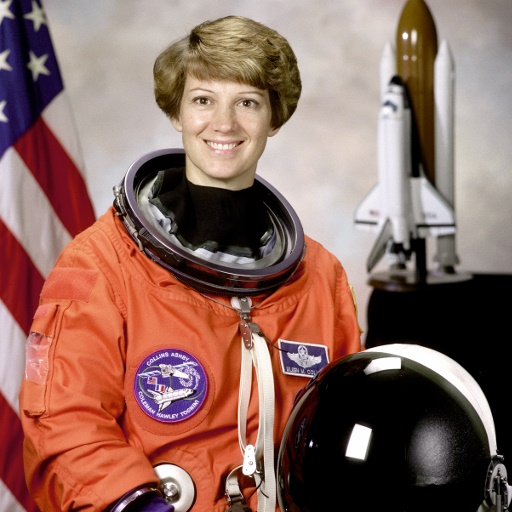
#> input picture Chapter07/images/image.jpg, 512 x 512 px, found by its file name
$ python contours.py   (older library calls are emulated)
#> lines starting #> are read from the running program, lines starting #| are printed output that depends on the picture; after the words box and inside, x2 and y2 are one past the last pixel; in counts of white or black regions, pixels touching at a corner belong together
import cv2
img = cv2.imread('image.jpg')
#> img is the input picture: shape (512, 512, 3); mean B, G, R 96.5, 105.8, 141.6
gray = cv2.cvtColor(img,cv2.COLOR_BGR2GRAY)
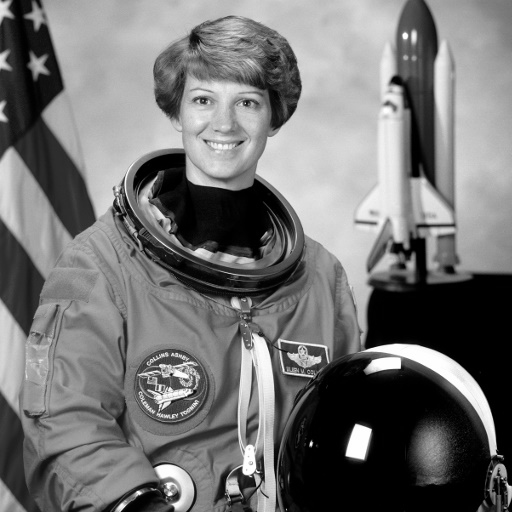
#> gray: shape (512, 512); min 0, max 255, mean 115.4
thresh_img = cv2.threshold(gray,127,255,0)
im, contours, hierarchy = cv2.findContours(thresh_img[1],cv2.RETR_TREE,cv2.CHAIN_APPROX_SIMPLE)
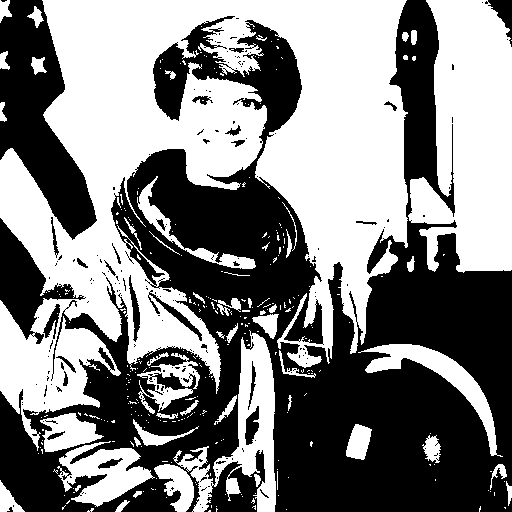
#> im: shape (512, 512); 50.8% white; 188 black regions (163 under 20 px)
#> contours = 654 contours, 572 with area under 20; largest, box (x1, y1, x2, y2) and area: (0, 0, 408, 451) 89044, (408, 0, 512, 273) 20029, (173, 330, 276, 512) 6014, (57, 441, 155, 507) 3095, (358, 344, 503, 457) 2812
cv2.drawContours(img, contours, -1, (255,0,0), 3)
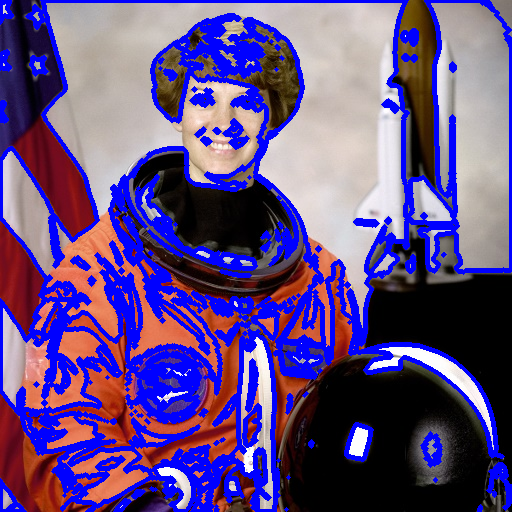
#> img: shape (512, 512, 3); mean B, G, R 133.8, 76.4, 98.7
cv2.imwrite("contours.jpg", img)
cv2.imshow("contours", img)
